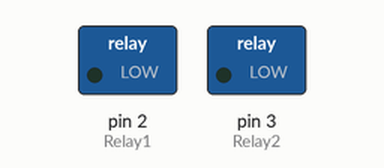
Bench run of a sketch on a simulated Arduino Uno, built with avr-gcc and run on an emulated ATmega328P. Shown: switched loads named in the sketch (green lamp = pin HIGH). Dashed ring = blinking.

Above: at 0.2 s.
Timing chart, 0 to 4.6 s (numbered marks = the images above):
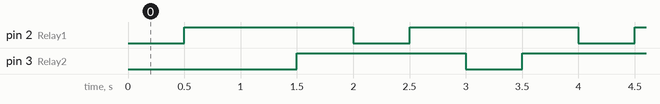

Measured:
- by itself, pin 2 (Relay1), pin 3 (Relay2): alternates HIGH for 1.5 s and LOW for 0.50 s
- by itself, everything shown: repeats every 16.0 s, in 32 steps

The sketch:

2_CH_Relay.ino
```cpp
/*
 * This code is for interfacing 2 Channel Relay module with Arduino
 *
 * Connect VCC of relay module to 5V pin on Arduino
 * Connect GND of relay module to GND pin on Arduino
 * Connect IN1 and IN2 of relay module to D2 and D3 pin on Arduino, not to D0 and D1 because they are Rx and Tx pin's.
 *
 *
 * Now upload the code here and check the relay modules switchings.
 *
 */

#define Relay1 2 // D2 pin on Arduino
#define Relay2 3 // D3 pin on Arduino

void setup()                // This function exicutes only one time, on RESET or Power ON
{
  // Pin configuration for GPIO setting to OUTPUT
  pinMode(Relay1, OUTPUT);
  pinMode(Relay2, OUTPUT);
}

void loop()                   // This function exicutes again and again
{
  // Relay actuation code section
  digitalWrite(Relay1, LOW);    // Relay works on invert logic, i.e LOW = ON and HIGH = OFF
  delay(500);                   // Delay for visualizing the switching, it should be more than 100
  digitalWrite(Relay1, HIGH);
  delay(500);
  digitalWrite(Relay2, LOW);
  delay(500);
  digitalWrite(Relay2, HIGH);
  delay(500);
}
```
